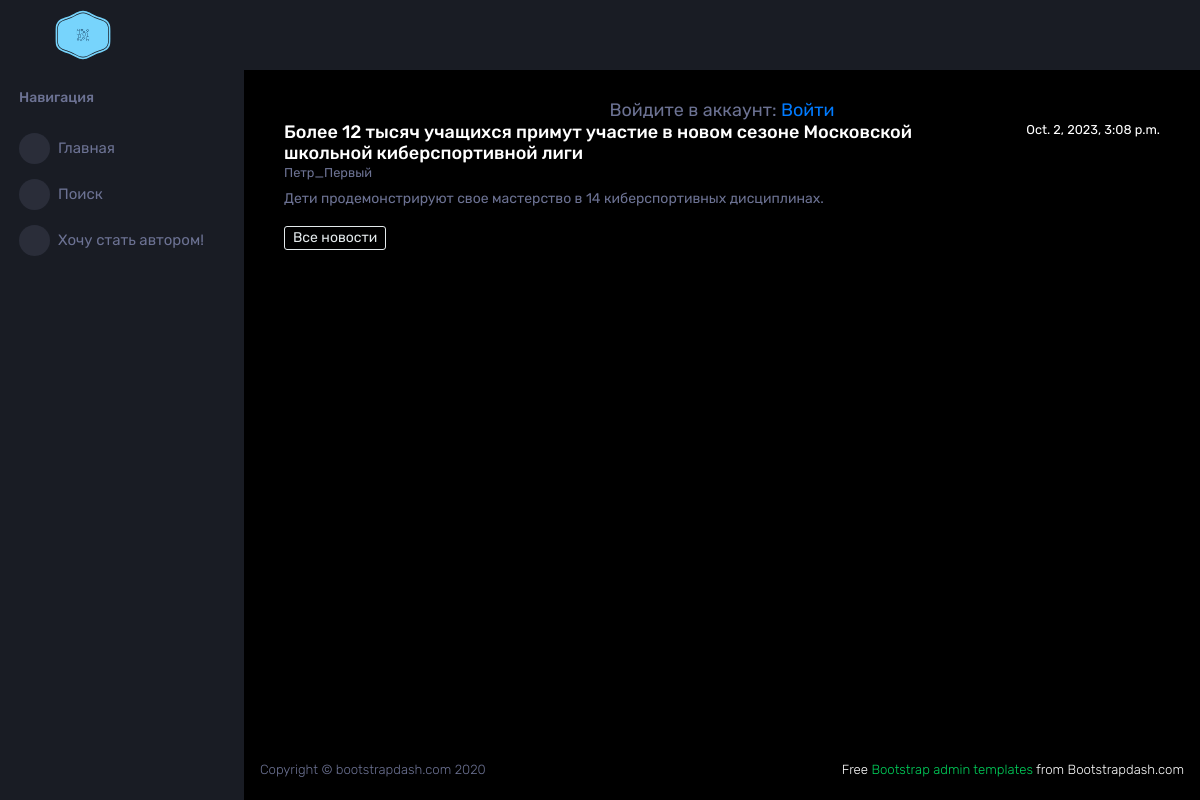
The app's page /news/11, older data.
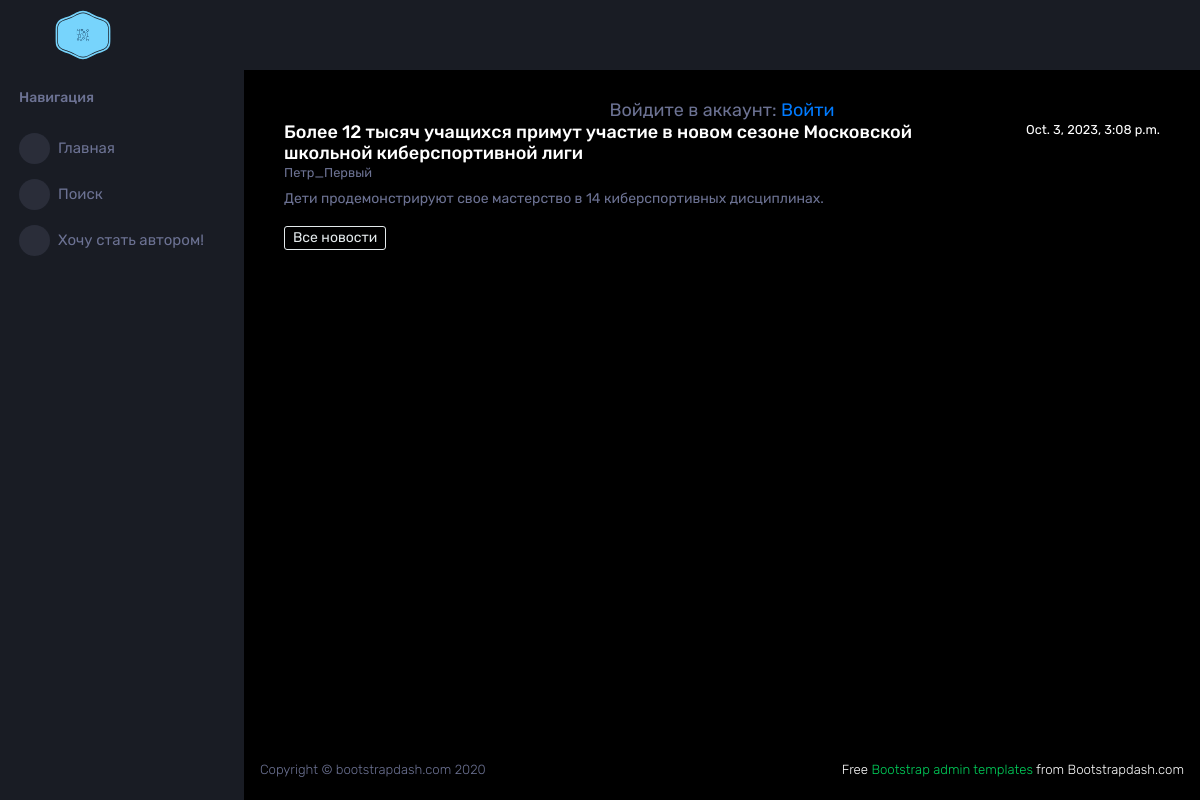
The same page, newer data.
### news/models.py (models this page shows, shortened)
class Post(models.Model):
    news = 'N'
    article = 'A'
    postChoice = [
        (news, 'Новость'),
        (article, 'Статья')
    ]
    postAuthor = models.ForeignKey(Author, on_delete = models.CASCADE)
    postType = models.CharField(max_length = 1, choices = postChoice, default = news)
    postDateTime = models.DateTimeField(default=timezone.now)
    postCat = models.ManyToManyField(Category, through = 'PostCategory')
    postTitle = models.CharField(max_length = 255, default = 'Заголовок')
    postBody = models.TextField(default = 'Здесь должен быть текст')
    postRate = models.IntegerField(default = 0)

class Author(models.Model):
    userModel = models.OneToOneField(User, on_delete=models.CASCADE)
    userRate = models.IntegerField(default = 0)

### news/views.py (the view)
# urls.py: path('<int:pk>', NewsDetail.as_view(), name='news_detail'),
class NewsDetail(DetailView):
    model = Post
    template_name = 'newspaper/post.html'
    context_object_name = 'post'
    def get_context_data(self, **kwargs: Any) -> Dict[str, Any]:
        context =  super().get_context_data(**kwargs)
        context['time_now'] = timezone.localtime(timezone.now())
        context['filter'] = NewsFilter(self.request.GET,
                                       queryset=self.get_queryset())
        context['is_author'] = self.request.user.groups.filter(name='Authors').exists()
        return context

### news/templatetags/custom_filters.py (called while the page is built)
@register.filter(name='censor')
def censor(value):
    return cense(value)

### templates/newspaper/post.html (shortened to what this page needs)
{% extends 'layout/default.html' %}
{% load custom_filters %}
{% block content %}
<div class="container">
    <div class="row justify-content-md-center>">
       <div class="col">
            <h1 class="page-title">{{ post.postTitle|censor }}</h1>
       </div>
       <div class="col-md-auto">
            <h3 class="small test-muted">{{ post.postDateTime }}</h3>
        </div>
    </div>
    <div class="row">
        <div class="col">
            <h3 class="small text-muted">{{ post.postAuthor.userModel.username }}</h3>
        </div>
    </div>
    <div class="row">
        <div class="col">
            <p class="text-muted">{{ post.postBody|censor }}</p>
        </div>
    </div>
    <a role="button" class="btn btn-outline-secondary btn-sm" href="../news">Все новости</a>
</div>
{% endblock content %}

### templates/layout/default.html (shortened to what this page needs)
<!DOCTYPE html>
<html lang="en">
  <head>
    {% load static %}
    <link rel="stylesheet" type="text/css" href="{% static 'css/style.css' %}">
  </head>
  <body>
    <div class="container-scroller">
      <nav class="sidebar sidebar-offcanvas" id="sidebar">
        <div class="sidebar-brand-wrapper d-none d-lg-flex align-items-center justify-content-center fixed-top">
          <a class="sidebar-brand brand-logo" href="/"><img src="{% static 'assets/images/logo.svg' %}" alt="logo" /></a>
        </div>
        <ul class="nav">
          <li class="nav-item nav-category">
            <span class="nav-link">Навигация</span>
          </li>
          <li class="nav-item menu-items">
            <a class="nav-link" href="/news/">
              <span class="menu-icon">
              </span>
              <span class="menu-title">Главная</span>
            </a>
          </li>
          <li class="nav-item menu-items">
            <a class="nav-link" href="/news/search">
              <span class="menu-icon">
              </span>
              <span class="menu-title">Поиск</span>
            </a>
          </li>
          {% if is_author %}
          <li class="nav-item menu-items">
            <a class="nav-link" href="/news/create">
              <span class="menu-icon">
                <i class="mdi mdi-speedometer"></i>
              </span>
              <span class="menu-title">Запостить</span>
            </a>
          </li>
          {% else %}
          <li class="nav-item menu-items">
            <a class="nav-link" href="upgrade">
              <span class="menu-icon">
              </span>
              <span class="menu-title">Хочу стать автором!</span>
            </a>
          </li>
          {% endif %}
        </ul>
      </nav>
      <div class="container-fluid page-body-wrapper">
        <div class="main-panel">
          <div class="content-wrapper ">
            <div class="row justify-content-center">
              {% if request.user.is_authenticated %}
              <h3 class="page-title small text-muted">
                * Пользователь:
                <strong>{{ request.user.username }}</strong>.
                {% if is_author %}
                 * Группа: Авторы *
                {% endif %}
                <a href="/accounts/logout/"> Выйти</a>
              </h3>
              {% else %}
              <h3 class="page-title small text-muted">
                Войдите в аккаунт:
                <a href="/accounts/login/"> Войти</a>
              </h3>
              {% endif %}
            </div>
            <div class="row">
                <div class="col-lg-12">
                    {% block content %}
                    {% endblock content %}
                </div>
            </div>
        </div>
          <footer class="footer">
            <div class="d-sm-flex justify-content-center justify-content-sm-between">
              <span class="text-muted d-block text-center text-sm-left d-sm-inline-block">Copyright © bootstrapdash.com 2020</span>
              <span class="float-none float-sm-right d-block mt-1 mt-sm-0 text-center"> Free <a href="https://www.bootstrapdash.com/bootstrap-admin-template/" target="_blank">Bootstrap admin templates</a> from Bootstrapdash.com</span>
            </div>
          </footer>
        </div>
      </div>
    </div>
  </body>
</html>

Row changes from the older to the newer data that the page shows:
changed Post "Дети продемонстрируют свое мастерство в 14 киберспортивных дисциплинах.": postDateTime "Oct. 2, 2023, 3:08 p.m." → "Oct. 3, 2023, 3:08 p.m."
